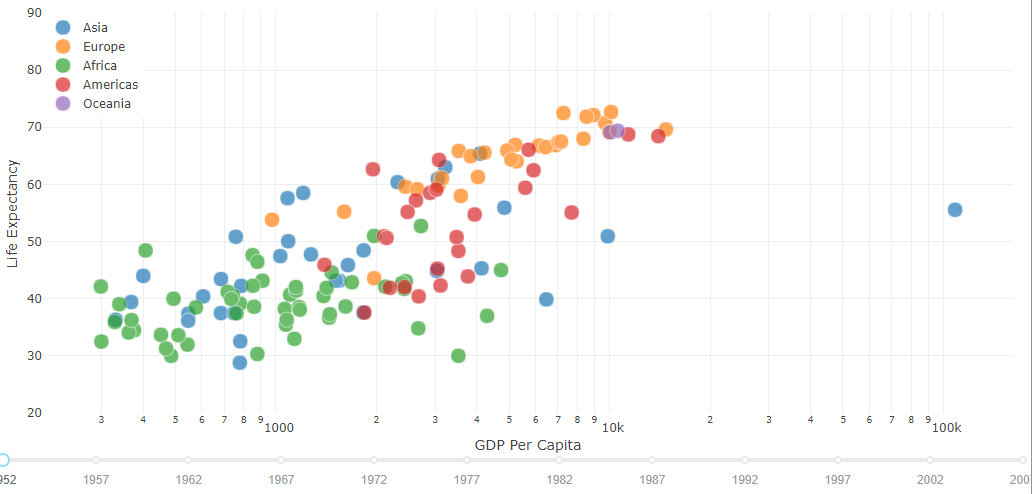

Reproduce this figure in Python.
import dash
import dash_core_components as dcc
import dash_html_components as html
import pandas as pd
import plotly.graph_objs as go

df = pd.read_csv(
    'fiveyeardata.csv')

external_stylesheets = ['https://codepen.io/chriddyp/pen/bWLwgP.css']

app = dash.Dash(__name__, external_stylesheets=external_stylesheets)

app.layout = html.Div([
    dcc.Graph(id='graph-with-slider'),
    dcc.Slider(
        id='year-slider',
        min=df['year'].min(),
        max=df['year'].max(),
        value=df['year'].min(),
        marks={str(year): str(year) for year in df['year'].unique()}
    )
])


@app.callback(
    dash.dependencies.Output('graph-with-slider', 'figure'),
    [dash.dependencies.Input('year-slider', 'value')])
def update_figure(selected_year):
    filtered_df = df[df.year == selected_year]
    traces = []
    for i in filtered_df.continent.unique():
        df_by_continent = filtered_df[filtered_df['continent'] == i]
        traces.append(go.Scatter(
            x=df_by_continent['gdpPercap'],
            y=df_by_continent['lifeExp'],
            text=df_by_continent['country'],
            mode='markers',
            opacity=0.7,
            marker={
                'size': 15,
                'line': {'width': 0.5, 'color': 'white'}
            },
            name=i
        ))

    return {
        'data': traces,
        'layout': go.Layout(
            xaxis={'type': 'log', 'title': 'GDP Per Capita'},
            yaxis={'title': 'Life Expectancy', 'range': [20, 90]},
            margin={'l': 40, 'b': 40, 't': 10, 'r': 10},
            legend={'x': 0, 'y': 1},
            hovermode='closest'
        )
    }


if __name__ == '__main__':
    app.run_server(debug=True)
